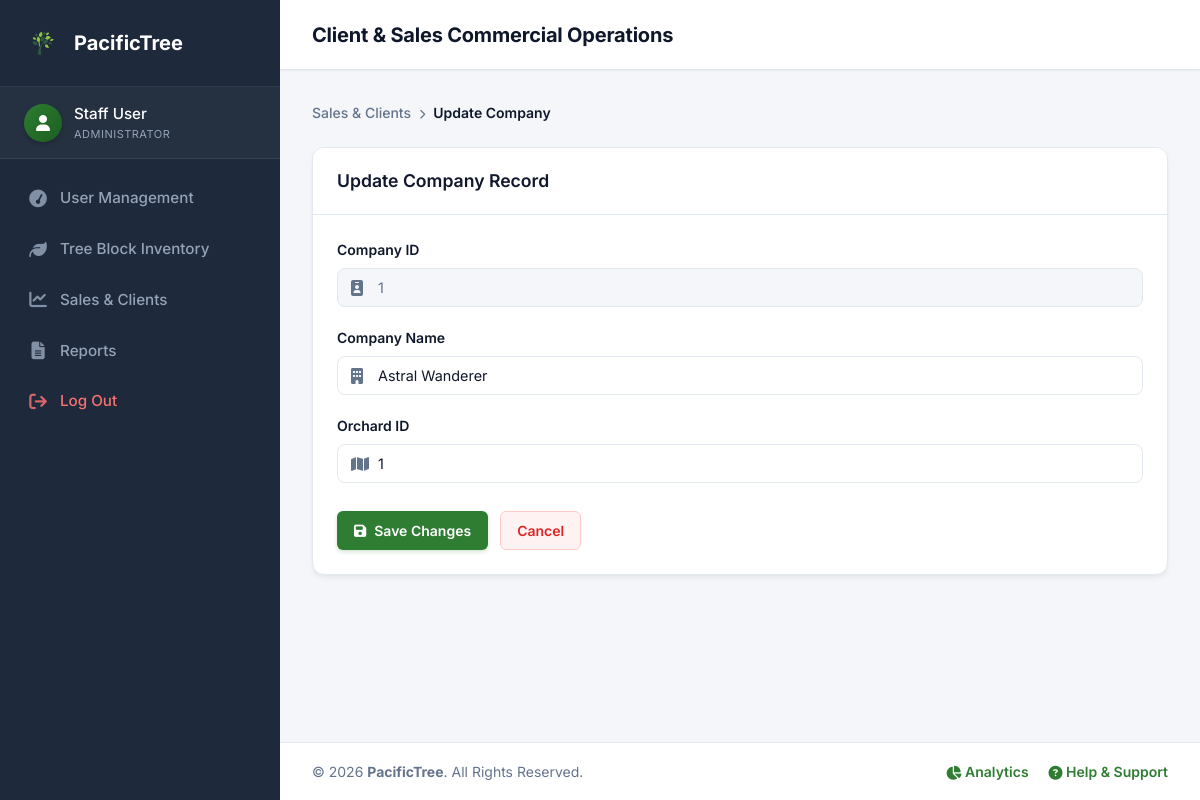
/src/staff/processes/updateCompany.php?updateID=1 (signed in), run on the app's committed database.
### tables this page shows
CREATE TABLE `company` (
  `CompanyID` int(11) NOT NULL,
  `CompanyName` varchar(256) DEFAULT NULL,
  `OrchardID` int(6) DEFAULT NULL
);

### src/staff/processes/updateCompany.php (the view, shortened to what this page needs)
<?php
$updateID = isset($_GET['updateID']) ? intval($_GET['updateID']) : (isset($_POST['companyID']) ? intval($_POST['companyID']) : 0);
global $conn;
$companyData = null;
if ($updateID > 0) {
    $sqlFetch = "SELECT CompanyID, CompanyName, OrchardID FROM company WHERE CompanyID = ?";
    $stmt = mysqli_prepare($conn, $sqlFetch);
    if ($stmt) {
        mysqli_stmt_bind_param($stmt, "i", $updateID);
        mysqli_stmt_execute($stmt);
        $resultFetch = mysqli_stmt_get_result($stmt);
        if ($resultFetch && mysqli_num_rows($resultFetch) > 0) {
            $companyData = mysqli_fetch_assoc($resultFetch);
        }
    }
}
?>
<!DOCTYPE HTML>
<html lang="en">
<head>
    <link rel="stylesheet" href="https://cdnjs.cloudflare.com/ajax/libs/font-awesome/6.4.0/css/all.min.css">
    <link rel="stylesheet" href="../../../assets/css/staff.css">
</head>
<body>
    <div class="app-wrapper">
        <?php include (__DIR__ . '../../../includes/sidebar.php'); ?>
        <main class="main-content">
            <header class="topbar">
                <h1 class="topbar-title">Client & Sales Commercial Operations</h1>
            </header>
            <div class="content-body">
                <ul class="breadcrumb">
                    <li><a href="../../views/staff/companies.php">Sales & Clients</a></li>
                    <li class="separator"><i class="fa-solid fa-chevron-right" style="font-size: 10px;"></i></li>
                    <li class="active">Update Company</li>
                </ul>
                <div class="card">
                    <div class="card-header">
                        <h2 class="card-title">Update Company Record</h2>
                    </div>
                    <div class="card-body">
                        <form method="POST" action="../../controllers/staff/salesController.php?action=update&updateID=<?php echo $updateID; ?>">
                            <div class="form-group">
                                <label>Company ID</label>
                                <div class="input-wrapper">
                                    <input type="text" class="form-control-input" value="<?php echo htmlspecialchars($companyData['CompanyID'] ?? ''); ?>" disabled style="background-color: var(--bg-body); color: var(--secondary);">
                                </div>
                            </div>
                            <div class="form-group">
                                <label for="companyname">Company Name</label>
                                <div class="input-wrapper">
                                    <input type="text" name="companyname" id="companyname" class="form-control-input" value="<?php echo htmlspecialchars($companyData['CompanyName'] ?? ''); ?>" required>
                                </div>
                            </div>
                            <div class="form-group">
                                <label for="orchardID">Orchard ID</label>
                                <div class="input-wrapper">
                                    <input type="text" name="orchardID" id="orchardID" class="form-control-input" value="<?php echo htmlspecialchars($companyData['OrchardID'] ?? ''); ?>" required>
                                </div>
                            </div>
                            <div class="form-actions">
                                <button type="submit" name="updateCompany" class="btn btn-primary">
                                    <i class="fa fa-save"></i> Save Changes
                                </button>
                                <a href="../../views/staff/companies.php" class="btn btn-outline-danger">Cancel</a>
                            </div>
                        </form>
                    </div>
                </div>
            </div>
            <?php include(__DIR__ . '../../../includes/footer.php'); ?>
        </main>
    </div>
</body>
</html>

### assets/css/staff.css (style rules this page uses)
:root { --primary: #2e7d32; --primary-hover: #1b5e20; --primary-light: #e8f5e9; --primary-glow: rgba(46, 125, 50, 0.15); --secondary: #64748b; --danger: #dc2626; --danger-light: #fef2f2; --dark: #0f172a; --bg-body: #f4f6f9; --bg-sidebar: #1e293b; --bg-sidebar-hover: #334155; --bg-surface: #ffffff; --text-main: #1e293b; --text-muted: #64748b; --text-sidebar: #94a3b8; --text-sidebar-active: #ffffff; --sidebar-width: 280px; --border-color: #e2e8f0; --border-hover: #cbd5e1; --radius: 12px; --radius-md: 8px; --radius-sm: 6px; --shadow: 0 4px 6px -1px rgba(0, 0, 0, 0.05), 0 2px 4px -1px rgba(0, 0, 0, 0.03); --shadow-sm: 0 1px 2px 0 rgba(0, 0, 0, 0.05); --shadow-md: 0 4px 12px rgba(0, 0, 0, 0.06); }
* { margin: 0; padding: 0; box-sizing: border-box; font-family: 'Inter', -apple-system, BlinkMacSystemFont, 'Segoe UI', Roboto, sans-serif; }
body { background-color: var(--bg-body); color: var(--dark); overflow-x: hidden; line-height: 1.5; -webkit-font-smoothing: antialiased; }
i, [class^="bi-"], [class*=" fa-"] { display: inline-flex; align-items: center; justify-content: center; vertical-align: middle; line-height: 1; }
.app-wrapper { display: flex; min-height: 100vh; }
.main-content { margin-left: var(--sidebar-width); width: calc(100% - var(--sidebar-width)); min-height: 100vh; display: flex; flex-direction: column; min-width: 0; }
.topbar { background: #ffffff; height: 70px; border-bottom: 1px solid var(--border-color); box-shadow: var(--shadow-sm); display: flex; align-items: center; justify-content: space-between; padding: 0 32px; position: sticky; top: 0; z-index: 90; }
.topbar-title { font-size: 1.25rem; font-weight: 700; color: var(--dark); letter-spacing: -0.01em; }
.content-body { padding: 32px; flex-grow: 1; display: flex; flex-direction: column; gap: 24px; }
.breadcrumb { display: flex; align-items: center; gap: 8px; list-style: none; font-size: 0.875rem; }
.breadcrumb a { color: var(--secondary); text-decoration: none; font-weight: 500; transition: color 0.15s ease; }
.breadcrumb .separator { color: var(--secondary); }
.breadcrumb .active { color: var(--dark); font-weight: 600; }
.card { background: #ffffff; border-radius: var(--radius); border: 1px solid var(--border-color); box-shadow: var(--shadow); margin-bottom: 0; overflow: hidden; }
.card-header { padding: 20px 24px; border-bottom: 1px solid var(--border-color); background: #ffffff; display: flex; align-items: center; justify-content: space-between; }
.card-title { font-size: 1.1rem; font-weight: 600; color: var(--dark); }
.card-body { padding: 24px; }
.form-group { margin-bottom: 20px; }
.form-group label { display: block; font-size: 0.875rem; font-weight: 600; color: var(--dark); margin-bottom: 8px; }
.input-wrapper { position: relative; display: flex; align-items: center; }
.form-control-input { width: 100%; padding: 10px 14px 10px 40px; border: 1px solid var(--border-color); border-radius: var(--radius-md); font-size: 0.9rem; color: var(--dark); background-color: #ffffff; transition: all 0.2s cubic-bezier(0.4, 0, 0.2, 1); }
.form-actions { margin-top: 28px; display: flex; gap: 12px; }
.btn { display: inline-flex; align-items: center; justify-content: center; gap: 8px; padding: 8px 16px; font-size: 0.875rem; font-weight: 600; border-radius: var(--radius-sm); text-decoration: none; border: 1px solid transparent; cursor: pointer; transition: all 0.2s cubic-bezier(0.4, 0, 0.2, 1); }
.btn-primary { background-color: var(--primary); color: #ffffff; box-shadow: 0 2px 4px rgba(46, 125, 50, 0.2); }
.btn-outline-danger { background: var(--danger-light); border: 1px solid #fecaca; color: var(--danger); }

### data on the page
company: CompanyID "1", companyname "Astral Wanderer", orchardID "1"

### other printed values
$activeUser "Staff User"
$userRole "ADMINISTRATOR"
